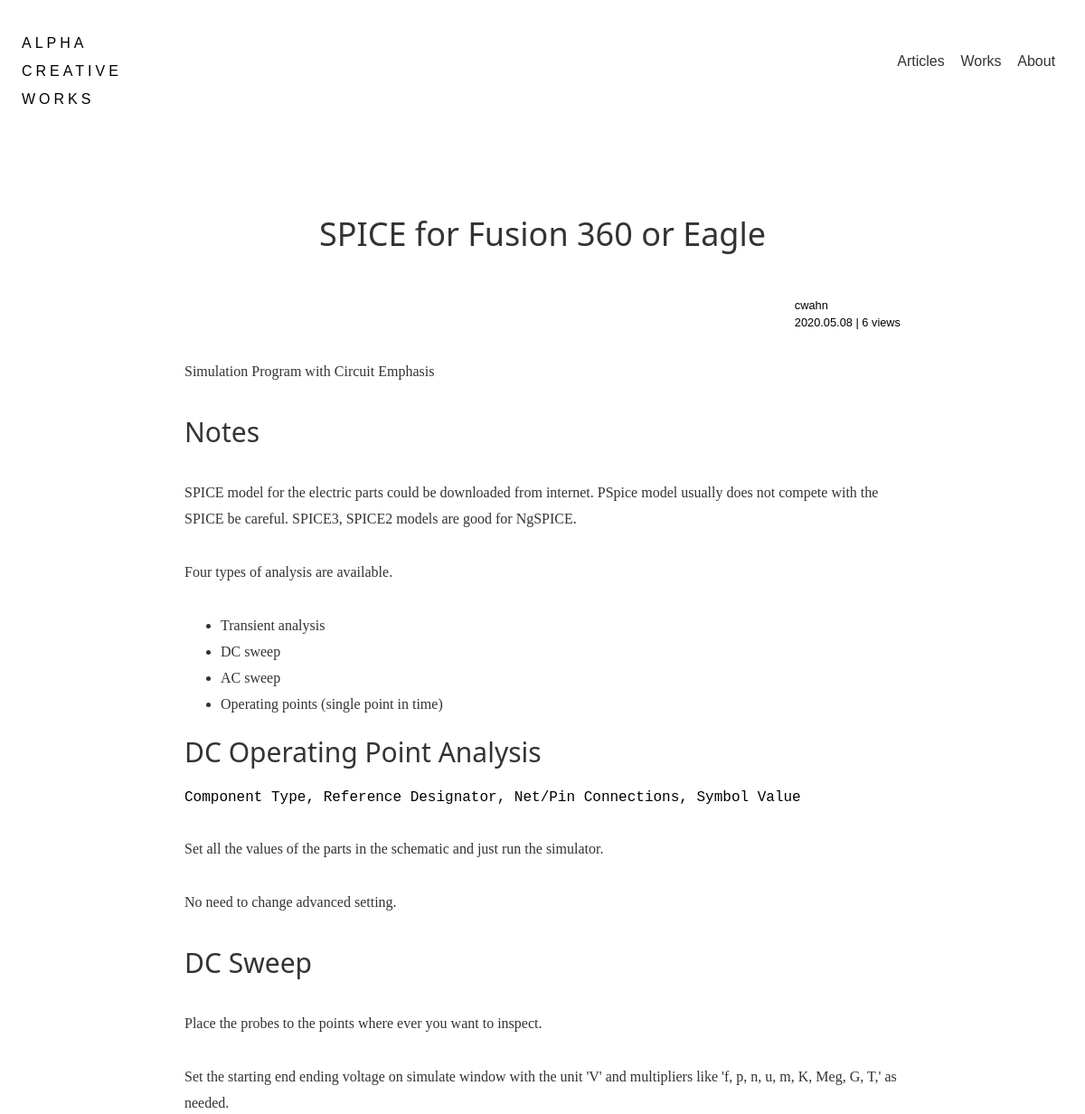
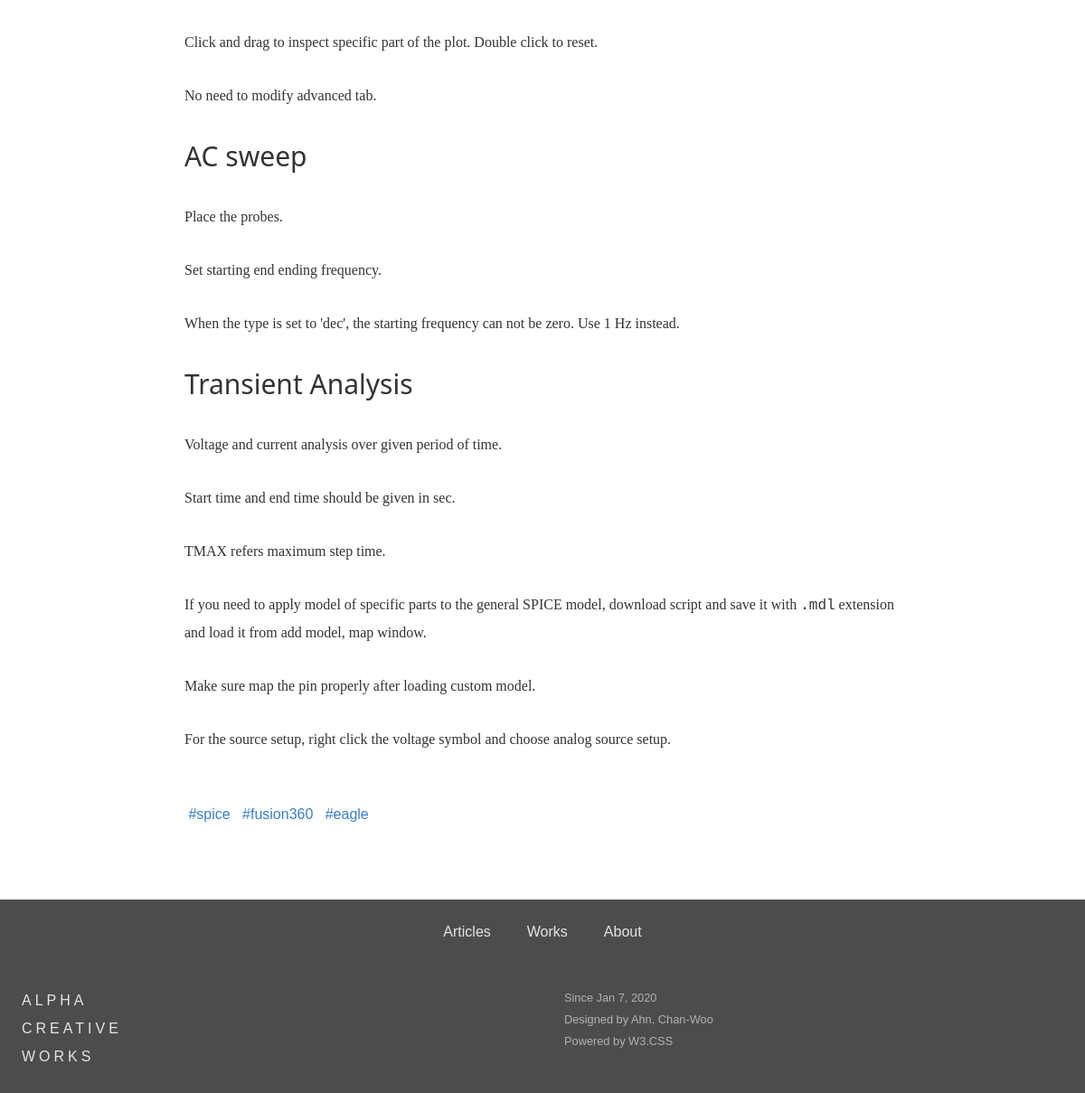
Screenshot of /article/17 with the database file from the repository (2 pictures, top to bottom).
### blog/models.py (models this page shows, shortened)
class Article(models.Model):
    author = models.ForeignKey(
        'auth.User',
        on_delete=models.CASCADE,
        null=True,
    )
    content = MarkdownxField()
    tags = TaggableManager(
        blank=True,
    )
    date_created = models.DateTimeField(
        auto_now_add=True,
    )
    publish = models.BooleanField(
        default=True,
        blank=False,
    )
    hit_count = models.IntegerField(
        default=0,
        null=False,
        blank=False
    )
    def get_title(self):
        return self.content.split('\n')[0].replace('#', '').strip()
    def get_content(self):
        return ''.join(self.content.split('\n')[1:])
    class Meta:
        ordering = ['-date_created']

### blog/views.py (the view)
# urls.py: path('article/<int:pk>', views.article, name='article'),
def article(request, pk):
    try:
        article = get_object_or_404(Article, pk=pk, publish=True)
        context = {
            'article': article,
        }
        return render(request, 'blog/article.html', context)
    finally:
        ip = get_client_ip(request)
        hit_logs = ArticleHitCount.objects.filter(
            ip=ip,
            article=article,
            date__lte=date.today(),
            date__gte=date.today()
        )
        if hit_logs.count() == 0:
            hits = ArticleHitCount(ip=ip, article=article)
            hits.save()
            article.hit_count += 1
            article.save()

### blog/templatetags/markdown_extras.py (called while the page is built)
@register.filter()
@stringfilter
def markdown(value):
    return md.markdown(value, extensions=['markdown.extensions.fenced_code'])

### blog/views.py (called while the page is built)
def get_client_ip(request):
    x_forwarded_for = request.META.get('HTTP_X_FORWARDED_FOR')
    if x_forwarded_for:
        ip = x_forwarded_for.split(',')[0]
    else:
        ip = request.META.get('REMOTE_ADDR')
    return ip

### blog/templates/blog/article.html (shortened to what this page needs)
{% extends 'blog/base.html' %}  {% block body %} {% load markdown_extras %}
<div id="content" class=" acw3-container acw3-max-width-840">
    <div class=" acw3-padding-32">
        <h1>{{ article.get_title}}</h1>
    </div>
  <div class=" acw3-bar">
    <small class=" acw3-right">{{ article.author }} <br>
        {{ article.date_created | date:'Y.m.d'}} | {{ article.hit_count }} views</small>
  </div>
  <div>
    {{ article.get_content | markdown | safe }}
  </div>
  <div>
      <br>
      {% for tag in article.tags.all %}
      <a href="{% url 'article_list' tag %}" class=" acw3-text-none acw3-text-a">&nbsp;#{{ tag }}&nbsp;</a>
      {% endfor %}
  </div>
</div>
{% endblock %}

### blog/static/blog/axw3.css (style rules this page uses)
body, html { height: 100%; line-height: 1.8; padding: 0; margin: 0; font-family: "NBG"; }
h1, h2, h3, h4, h5, h6, p, li { font-family: "NBG"; color: #333333; }
h2, h3 { font-weight: bold; }
a { cursor: pointer; }
#content { padding-top: 32px; padding-bottom: 64px; }
#content p { line-height: 1.8125; margin-block-start: 30px; margin-block-end: 30px; }
#content a, li { line-height: 1.8125; }
#content h1 { text-align: center; }
.acw3-max-width-840 { max-width: 840px; margin: auto; }
.acw3-text-none { text-decoration: none; }
.acw3-text-a { color:#397ECC !important; }

### blog/static/blog/acw3_pro.css (style rules this page uses)
html { box-sizing: border-box }
*, *:before, *:after { box-sizing: inherit }
html { -ms-text-size-adjust: 100%; -webkit-text-size-adjust: 100% }
body { margin: 0 }
a { background-color: transparent }
small { font-size: 80% }
code, kbd, pre, samp { font-family: monospace, monospace; font-size: 1em }
html, body { font-family: Verdana, sans-serif; font-size: 16px; line-height: 1.5 }
html { overflow-x: hidden }
h1 { font-size: 36px }
h2 { font-size: 30px }
h1, h2, h3, h4, h5, h6 { font-family: "Segoe UI", Arial, sans-serif; font-weight: 400; margin: 10px 0 }
a { color: inherit }
.acw3-bar { width: 100%; overflow: hidden }
.acw3-container:after, .acw3-container:before, .acw3-panel:after, .acw3-panel:before, .acw3-row:after, .acw3-row:before, .acw3-row-padding:after, .acw3-row-padding:before, .acw3-cell-row:before, .acw3-cell-row:after, .acw3-clear:after, .acw3-clear:before, .acw3-bar:before, .acw3-bar:after { content: ""; display: table; clear: both }
.acw3-container, .acw3-panel { padding: 0.01em 24px }
.acw3-padding-32 { padding-top: 32px!important; padding-bottom: 32px!important }
.acw3-right { float: right!important }

### rows the page displays
Article: get_title "SPICE for Fusion 360 or Eagle", author "cwahn", date_created "2020.05.08", hit_count "6", get_content "Simulation Program with Circuit Emphasis Notes SPICE model for the electric parts could be downloaded from internet. PSpice model usually does not compete with the SPICE be careful. SPICE3, SPICE2 models are good for NgSPICE. Four types of analysis are available. Transient analysis DC sweep AC sweep Operating points (single point in time) DC Operating Point Analysis Component Type, Reference Designator, Net/Pin Connections, Symbol Value Set all the values of the parts in the schematic and just run the simulator. No need to change advanced setting. DC Sweep Place the probes to the points where ever you want to inspect. Set the starting end ending voltage on simulate window with the unit 'V'…"
Tag: name "spice"
Tag: name "fusion360"
Tag: name "eagle"
